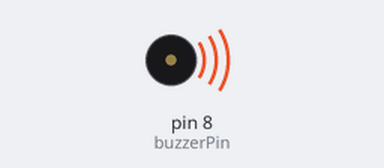
A sketch run on a simulated Arduino Uno, built with avr-gcc and run on an emulated ATmega328P. On the bench: buzzer (waves = sounding).

Above: at 0.5 s.
Timing chart, 0 to 4.6 s (numbered marks = the images above):
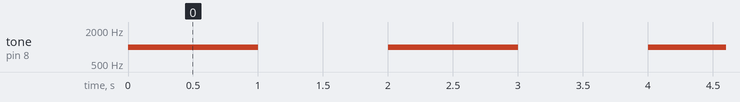

Measured:
- by itself, tone on pin 8 (buzzerPin): alternates 1000 Hz for 1.0 s and silent for 1.0 s

The sketch:

sketch_mar6a_buzer.ino
```cpp
int buzzerPin = 8;
int frequency = 1000;

void setup() {
  pinMode(buzzerPin, OUTPUT);
}

void loop() {
  tone(buzzerPin, frequency);
  delay(1000);
  noTone(buzzerPin);
  delay(1000);
}
```
